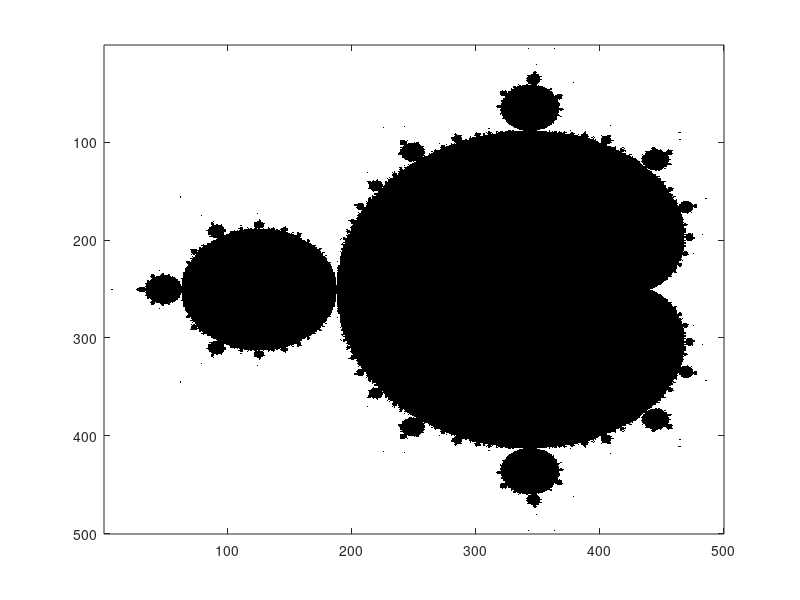

Recreate this plot in MATLAB.
%Initializing variables
n = 256;
x_0 = -1.5; %x_0 <= real(c) <= x_1
x_1 = 0.5;  
y_0 = -1;   %y_0 <= imag(c) <= y_1
y_1 = 1;

[x,y] = meshgrid(linspace(x_0, x_1, 500), linspace(y_0, y_1, 500));
%Coordinates are between 0-500

c = x + 1i * y;
x = zeros(size(c));
z = zeros(size(c)); %z = x_(i+1)
colors = zeros(size(c));

for iter = 1:n
    x = z;
    z = z.^2 + c;
end

colors(abs(x) <= 2) = 0; 
colors(abs(x) > 2) = 1;

imagesc(colors),
colormap(gray(2))

